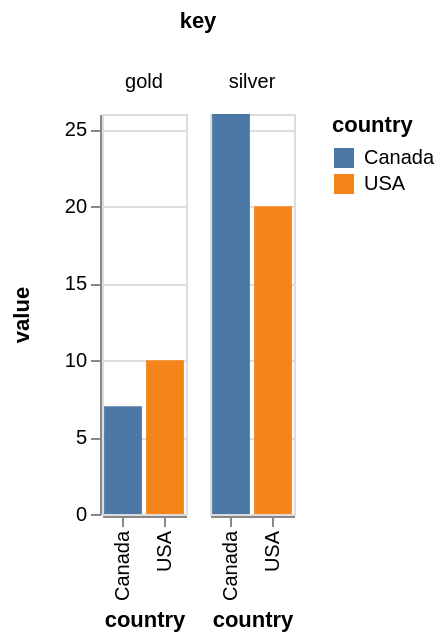

Source (Vega-Lite JSON):
### Vega specification from a JSON file in a GitHub repository (floating-point values rounded to 4 significant figures)
{"$schema": "https://vega.github.io/schema/vega/v4.json", "autosize": "pad", "padding": 5, "data": [{"name": "source_0", "values": [{"country": "USA", "gold": 10, "silver": 20}, {"country": "Canada", "gold": 7, "silver": 26}]}, {"name": "data_0", "source": "source_0", "transform": [{"type": "fold", "fields": ["gold", "silver"], "as": ["key", "value"]}, {"type": "filter", "expr": "datum[\"value\"] !== null && !isNaN(datum[\"value\"])"}]}, {"name": "column_domain", "source": "data_0", "transform": [{"type": "aggregate", "groupby": ["key"]}]}], "signals": [{"name": "x_step", "value": 21}, {"name": "child_width", "update": "bandspace(domain('x').length, 0.1, 0.05) * x_step"}, {"name": "child_height", "value": 200}], "layout": {"padding": {"row": 10, "column": 10}, "offset": {"columnTitle": 10}, "columns": {"signal": "length(data('column_domain'))"}, "bounds": "full", "align": "all"}, "marks": [{"name": "column-title", "type": "group", "role": "column-title", "title": {"text": "key", "offset": 10, "style": "guide-title"}}, {"name": "row_header", "type": "group", "role": "row-header", "encode": {"update": {"height": {"signal": "child_height"}}}, "axes": [{"scale": "y", "orient": "left", "grid": false, "title": "value", "labelOverlap": true, "tickCount": {"signal": "ceil(child_height/40)"}, "zindex": 1}]}, {"name": "column_header", "type": "group", "role": "column-header", "from": {"data": "column_domain"}, "sort": {"field": "datum[\"key\"]", "order": "ascending"}, "title": {"text": {"signal": "''+parent[\"key\"]"}, "offset": 10, "orient": "top", "style": "guide-label"}, "encode": {"update": {"width": {"signal": "child_width"}}}}, {"name": "column_footer", "type": "group", "role": "column-footer", "from": {"data": "column_domain"}, "sort": {"field": "datum[\"key\"]", "order": "ascending"}, "encode": {"update": {"width": {"signal": "child_width"}}}, "axes": [{"scale": "x", "orient": "bottom", "grid": false, "title": "country", "labelAlign": "right", "labelAngle": 270, "labelBaseline": "middle", "zindex": 1}]}, {"name": "cell", "type": "group", "style": "cell", "from": {"facet": {"name": "facet", "data": "data_0", "groupby": ["key"]}}, "sort": {"field": ["datum[\"key\"]"], "order": ["ascending"]}, "encode": {"update": {"width": {"signal": "child_width"}, "height": {"signal": "child_height"}}}, "marks": [{"name": "child_marks", "type": "rect", "style": ["bar"], "from": {"data": "facet"}, "encode": {"update": {"fill": {"scale": "color", "field": "country"}, "x": {"scale": "x", "field": "country"}, "width": {"scale": "x", "band": true}, "y": {"scale": "y", "field": "value"}, "y2": {"scale": "y", "value": 0}}}}], "axes": [{"scale": "y", "orient": "left", "grid": true, "gridScale": "x", "tickCount": {"signal": "ceil(child_height/40)"}, "domain": false, "labels": false, "maxExtent": 0, "minExtent": 0, "ticks": false, "zindex": 0}]}], "scales": [{"name": "x", "type": "band", "domain": {"data": "data_0", "field": "country", "sort": true}, "range": {"step": {"signal": "x_step"}}, "paddingInner": 0.1, "paddingOuter": 0.05}, {"name": "y", "type": "linear", "domain": {"data": "data_0", "field": "value"}, "range": [{"signal": "child_height"}, 0], "nice": true, "zero": true}, {"name": "color", "type": "ordinal", "domain": {"data": "data_0", "field": "country", "sort": true}, "range": "category"}], "legends": [{"fill": "color", "title": "country", "encode": {"symbols": {"update": {"shape": {"value": "square"}}}}}], "config": {"axisY": {"minExtent": 30}}}
